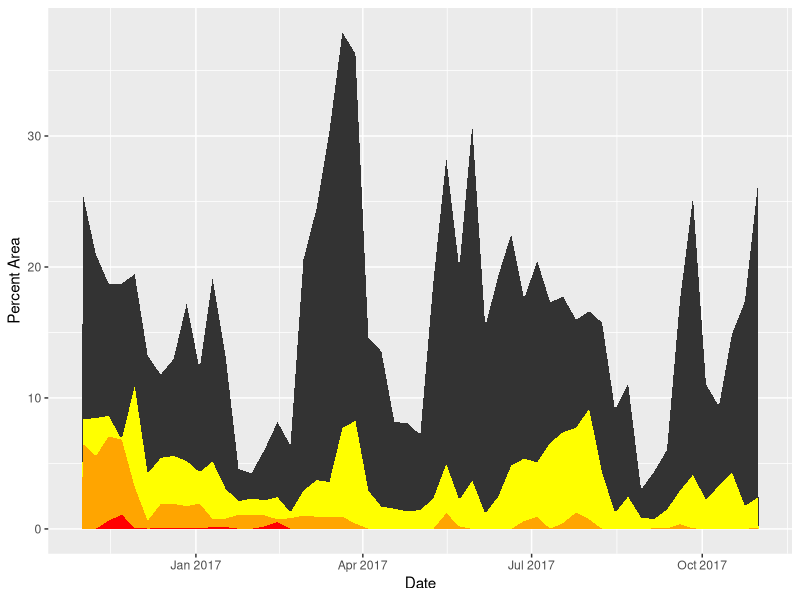

The R script that drew this image:
## ---- chunk 1
# packages installment
install.packages("ggplot2",repos = "http://cran.us.r-project.org")
library(ggplot2)
knitr::opts_chunk$set(cache=TRUE)
# data loading
tx_1y <- read.csv('data/tx_1y.csv')
## ---- chunk 2
# visualization the drought percent area in 1 year
# convert table and date formet 
as.data.frame(tx_1y)
tx_1y$ReleaseDate<-as.Date(as.character(tx_1y$ReleaseDate),format="%Y%m%d");
ggplot(tx_1y, aes(ReleaseDate, tx_1y$D0))+geom_area()+ geom_area(aes(x = ReleaseDate,y=tx_1y$D1), fill='yellow') +geom_area(aes(x = ReleaseDate,y=tx_1y$D2),fill='orange')+geom_area(aes(x = ReleaseDate,y=tx_1y$D3),fill='red') + xlab("Date")+ylab("Percent Area") 
